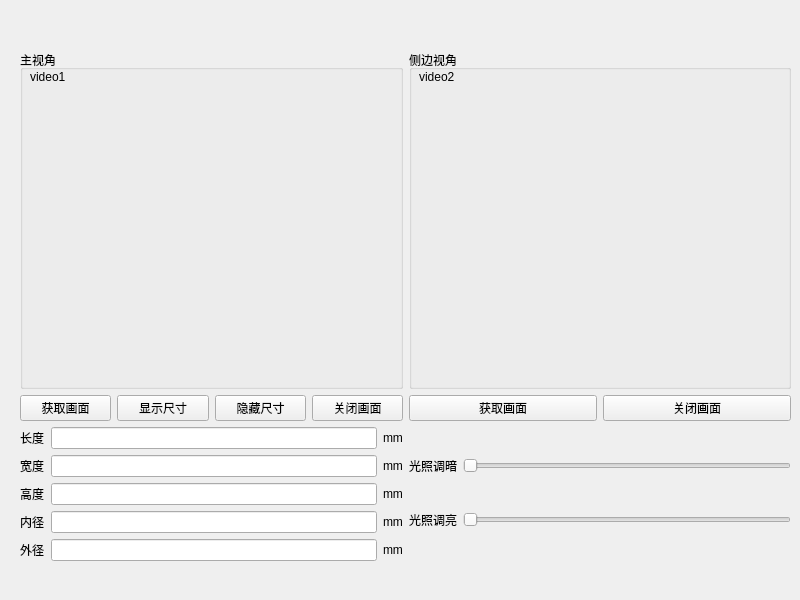
<?xml version="1.0" encoding="UTF-8"?>
<ui version="4.0">
 <class>MainWindow</class>
 <widget class="QMainWindow" name="MainWindow">
  <property name="geometry">
   <rect>
    <x>0</x>
    <y>0</y>
    <width>800</width>
    <height>600</height>
   </rect>
  </property>
  <property name="windowTitle">
   <string>MainWindow</string>
  </property>
  <widget class="QWidget" name="centralwidget">
   <widget class="QWidget" name="">
    <property name="geometry">
     <rect>
      <x>20</x>
      <y>50</y>
      <width>771</width>
      <height>511</height>
     </rect>
    </property>
    <layout class="QGridLayout" name="gridLayout_5">
     <item row="0" column="0">
      <layout class="QGridLayout" name="gridLayout_2">
       <item row="1" column="1">
        <widget class="QPushButton" name="showInfo">
         <property name="text">
          <string>显示尺寸</string>
         </property>
        </widget>
       </item>
       <item row="1" column="2">
        <widget class="QPushButton" name="hidInfo">
         <property name="text">
          <string>隐藏尺寸</string>
         </property>
        </widget>
       </item>
       <item row="1" column="3">
        <widget class="QPushButton" name="closeCam1">
         <property name="text">
          <string>关闭画面</string>
         </property>
        </widget>
       </item>
       <item row="1" column="0">
        <widget class="QPushButton" name="getCam1">
         <property name="text">
          <string>获取画面</string>
         </property>
        </widget>
       </item>
       <item row="0" column="0" colspan="4">
        <widget class="QGroupBox" name="groupBox">
         <property name="title">
          <string>主视角</string>
         </property>
         <widget class="QLabel" name="label">
          <property name="geometry">
           <rect>
            <x>10</x>
            <y>20</y>
            <width>47</width>
            <height>14</height>
           </rect>
          </property>
          <property name="text">
           <string>video1</string>
          </property>
         </widget>
        </widget>
       </item>
      </layout>
     </item>
     <item row="0" column="1">
      <layout class="QGridLayout" name="gridLayout_3">
       <item row="0" column="0" colspan="2">
        <widget class="QGroupBox" name="groupBox_2">
         <property name="title">
          <string>侧边视角</string>
         </property>
         <widget class="QLabel" name="label_2">
          <property name="geometry">
           <rect>
            <x>10</x>
            <y>20</y>
            <width>47</width>
            <height>14</height>
           </rect>
          </property>
          <property name="text">
           <string>video2</string>
          </property>
         </widget>
        </widget>
       </item>
       <item row="1" column="0">
        <widget class="QPushButton" name="getCam2">
         <property name="text">
          <string>获取画面</string>
         </property>
        </widget>
       </item>
       <item row="1" column="1">
        <widget class="QPushButton" name="closeCam2">
         <property name="text">
          <string>关闭画面</string>
         </property>
        </widget>
       </item>
      </layout>
     </item>
     <item row="1" column="0">
      <layout class="QGridLayout" name="gridLayout">
       <item row="0" column="0">
        <widget class="QLabel" name="label_5">
         <property name="text">
          <string>长度</string>
         </property>
        </widget>
       </item>
       <item row="0" column="1">
        <widget class="QLineEdit" name="lengthLineEdit"/>
       </item>
       <item row="0" column="2">
        <widget class="QLabel" name="label_6">
         <property name="text">
          <string>mm</string>
         </property>
        </widget>
       </item>
       <item row="1" column="0">
        <widget class="QLabel" name="label_7">
         <property name="text">
          <string>宽度</string>
         </property>
        </widget>
       </item>
       <item row="1" column="1">
        <widget class="QLineEdit" name="widLineEdit"/>
       </item>
       <item row="1" column="2">
        <widget class="QLabel" name="label_11">
         <property name="text">
          <string>mm</string>
         </property>
        </widget>
       </item>
       <item row="2" column="0">
        <widget class="QLabel" name="label_8">
         <property name="text">
          <string>高度</string>
         </property>
        </widget>
       </item>
       <item row="2" column="1">
        <widget class="QLineEdit" name="heightLineEdit"/>
       </item>
       <item row="2" column="2">
        <widget class="QLabel" name="label_12">
         <property name="text">
          <string>mm</string>
         </property>
        </widget>
       </item>
       <item row="3" column="0">
        <widget class="QLabel" name="label_9">
         <property name="text">
          <string>内径</string>
         </property>
        </widget>
       </item>
       <item row="3" column="1">
        <widget class="QLineEdit" name="innnerRadiusLineEdit"/>
       </item>
       <item row="3" column="2">
        <widget class="QLabel" name="label_13">
         <property name="text">
          <string>mm</string>
         </property>
        </widget>
       </item>
       <item row="4" column="0">
        <widget class="QLabel" name="label_10">
         <property name="text">
          <string>外径</string>
         </property>
        </widget>
       </item>
       <item row="4" column="1">
        <widget class="QLineEdit" name="outerRadiusLineEdit"/>
       </item>
       <item row="4" column="2">
        <widget class="QLabel" name="label_14">
         <property name="text">
          <string>mm</string>
         </property>
        </widget>
       </item>
      </layout>
     </item>
     <item row="1" column="1">
      <layout class="QGridLayout" name="gridLayout_4">
       <item row="0" column="0">
        <widget class="QLabel" name="label_4">
         <property name="text">
          <string>光照调暗</string>
         </property>
        </widget>
       </item>
       <item row="0" column="1">
        <widget class="QSlider" name="BrightnessHorizontalSlider_Dark">
         <property name="orientation">
          <enum>Qt::Horizontal</enum>
         </property>
        </widget>
       </item>
       <item row="1" column="0">
        <widget class="QLabel" name="label_16">
         <property name="text">
          <string>光照调亮</string>
         </property>
        </widget>
       </item>
       <item row="1" column="1">
        <widget class="QSlider" name="BrightnessHorizontalSlider">
         <property name="orientation">
          <enum>Qt::Horizontal</enum>
         </property>
        </widget>
       </item>
      </layout>
     </item>
    </layout>
   </widget>
  </widget>
 </widget>
 <resources/>
 <connections/>
</ui>
